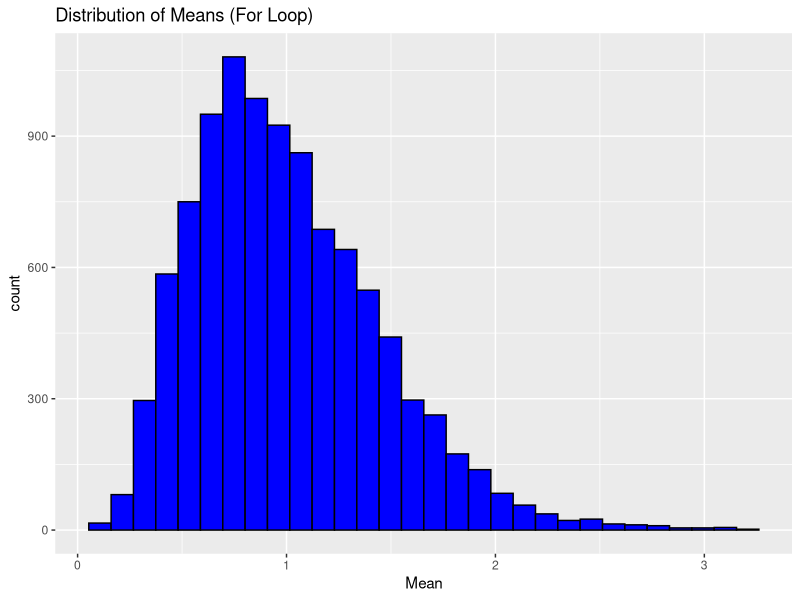
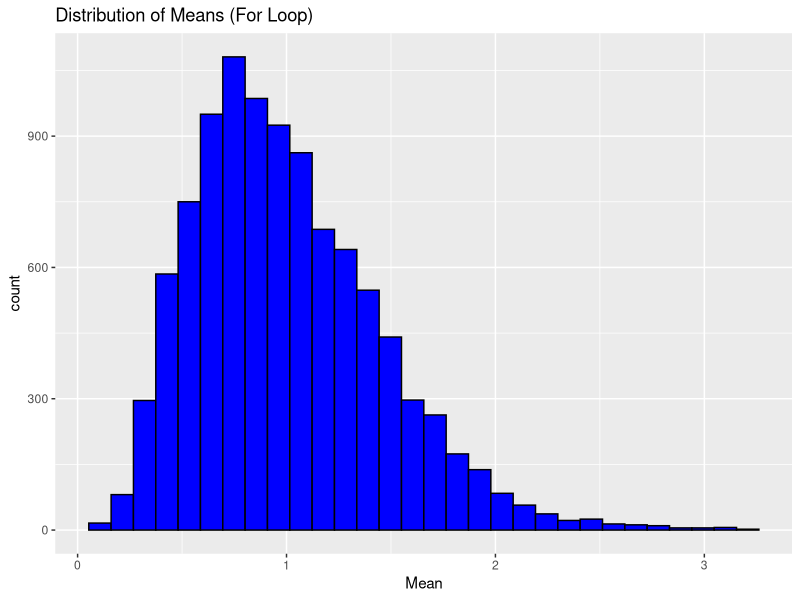
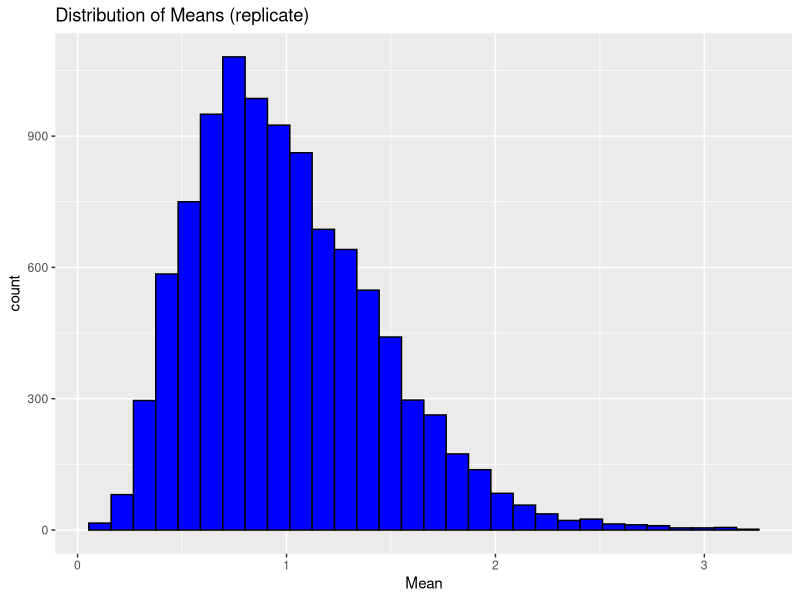
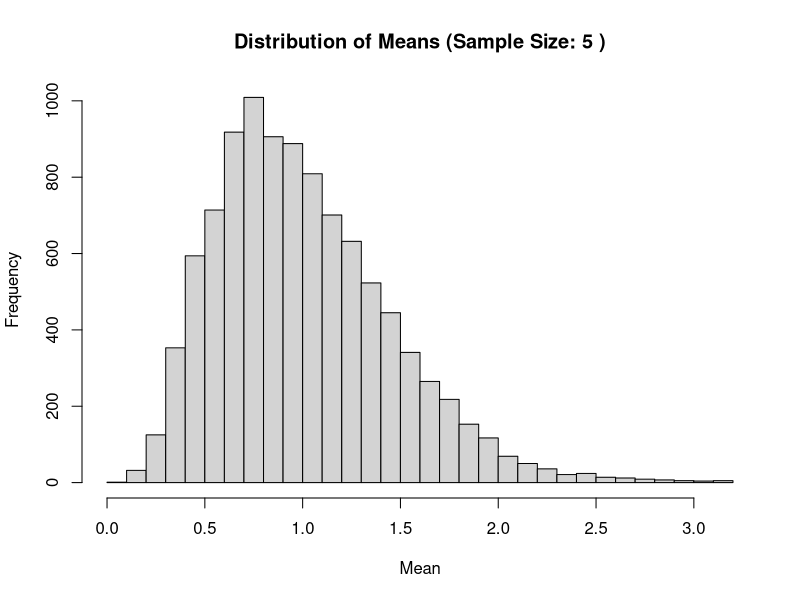
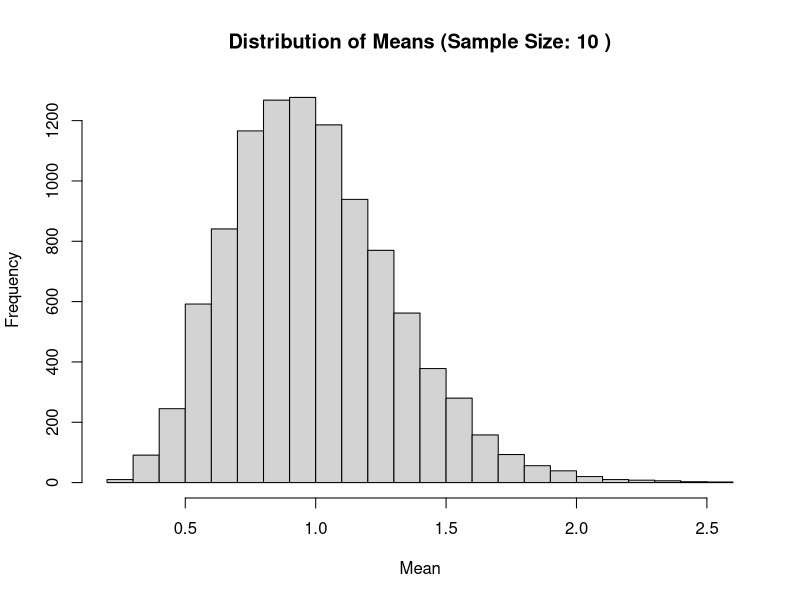
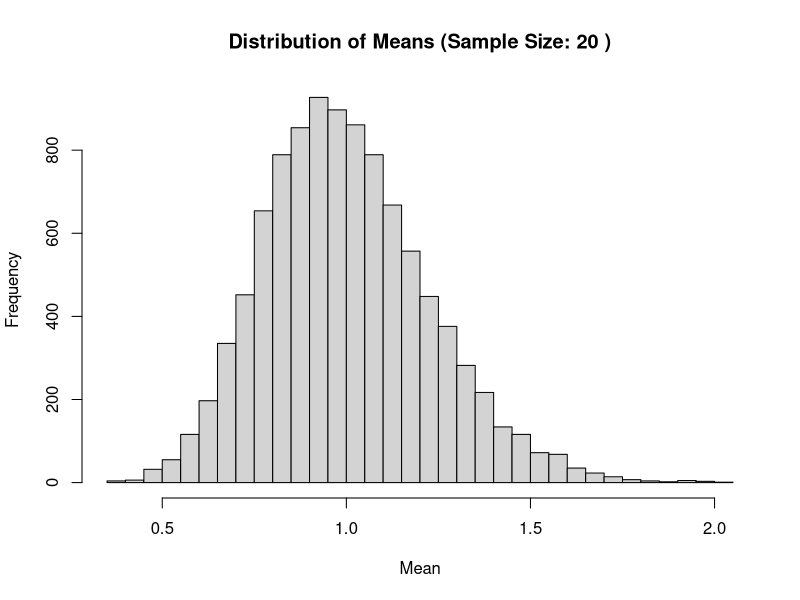

The R source for these figures, in order:
#J.Kimbrough_DATA-413_HW2_CODE

#Problem 1:

library(tidyverse)
tribble( ~x,     ~y,   ~w,    ~z, 
         210,    300,  220,   180, 
         102,    100,  119,   187, 
         176,    175,  188,   173, 
         87,     95,   91,    94, 
         202,    210,  234,   218, 
         110,    122,  131,   128,
) -> dt
dt

## 1a 
### Use and show a map function 
### to find the "mean" of each column of the dt data table. 
column_means <- dt %>% 
  map_dbl(mean)
column_means


## 1b 
### Use and show a map function that will 
### calculate the "standard deviation" of each value 
### of each column of the data table dt. 
column_sds <- dt %>% 
  map_dbl(sd)
column_sds


## 1c
### Use and show a map function that will 
### calculate the "square root" of each value 
### of each column of the data table dt.
column_sqrts <- dt %>% 
  map_df(sqrt)
column_sqrts


## 1d
### Use R code to find the "mean", "max", 
### "1st Quartile", "3rd Quartile", "Median", and "Min" 
### for each column of the dt data table. 
### (Hint: You do not have to use a map function).
column_summaries <- dt %>% 
  summary()
column_summaries

#_____________________________________________________

#Problem 2: 

## Write a function that uses a for loop for each iteration, 
## randomly draws 5 observations from an exponential distribution 
## with "rate" parameter 1 (use rexp()) and calculates its "mean". 
## It should do this 10,000 times. 
## Choose an appropriate plot to plot the distribution of "means". 

set.seed(123)

draw_means_for <- function(iterations = 10000, sample_size = 5, rate = 1){
  means <- numeric(iterations)
  
  for(i in 1:iterations){
    sample <- rexp(sample_size, rate)
    means[i] <- mean(sample)
  }
  return (means)
}

means_for <- draw_means_for()

means_df <- data.frame(means = means_for)
ggplot(means_df, aes(x = means)) +
  geom_histogram(fill = "blue", color = "black") +
  xlab("Mean") + 
  ggtitle("Distribution of Means (For Loop)")

## 2a
### Repeat part 1 by using a map_* () function. 
set.seed(123)

means_map <- map_dbl(1:10000, ~ mean(rexp(5, rate = 1)))

means_map_df <- data.frame(means = means_map)
ggplot(means_df, aes(x = means)) +
  geom_histogram(fill = "blue", color = "black") +
  xlab("Mean") + 
  ggtitle("Distribution of Means (For Loop)")

## 2b
### Repeat part 1 by using the replicate () function.
set.seed(123)

means_replicate <- replicate(10000, mean(rexp(5, rate = 1)))

means_replicate_df <- data.frame(means = means_replicate)

ggplot(means_replicate_df, aes(x = means)) +
  geom_histogram(fill = "blue", color = "black") +
  xlab("Mean") + 
  ggtitle("Distribution of Means (replicate)")


## 2c
### Use another for loop that will print out plots 
### for sample size of 5, 10, and 20 observations
## (instead of just 5).
sample_sizes <- c(5, 10, 20)

set.seed(123)

for(n in sample_sizes){
  means <- numeric(10000)
  
  for(i in 1:10000){
    sample <- rexp(n, rate = 1)
    means[i] <- mean(sample)
  }
  
  hist(means, main = paste("Distribution of Means (Sample Size:", n, ")"),
       xlab = "Mean", breaks = 30)
}

#_____________________________________________________

#Problem 3: 
## Use and show R coding to calculate the "standard deviation"
## for each variable of the data table mtcars using
## the "Special For Loop Method".

data("mtcars") 
mtcars 

output <- vector("double", ncol(mtcars))
for(i in seq_along(mtcars)){
  output[[i]] <- sd(mtcars[[i]])
}
names(output) <- colnames(mtcars)

output